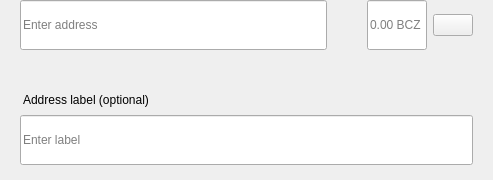
<?xml version="1.0" encoding="UTF-8"?>
<ui version="4.0">
 <class>SendMultiRow</class>
 <widget class="QWidget" name="SendMultiRow">
  <property name="geometry">
   <rect>
    <x>0</x>
    <y>0</y>
    <width>493</width>
    <height>180</height>
   </rect>
  </property>
  <property name="minimumSize">
   <size>
    <width>0</width>
    <height>0</height>
   </size>
  </property>
  <property name="maximumSize">
   <size>
    <width>16777215</width>
    <height>16777215</height>
   </size>
  </property>
  <property name="windowTitle">
   <string>Form</string>
  </property>
  <layout class="QVBoxLayout" name="verticalLayout_3">
   <property name="spacing">
    <number>0</number>
   </property>
   <property name="leftMargin">
    <number>0</number>
   </property>
   <property name="topMargin">
    <number>0</number>
   </property>
   <property name="rightMargin">
    <number>20</number>
   </property>
   <property name="bottomMargin">
    <number>5</number>
   </property>
   <item alignment="Qt::AlignTop">
    <widget class="QWidget" name="widget" native="true">
     <property name="sizePolicy">
      <sizepolicy hsizetype="Expanding" vsizetype="Maximum">
       <horstretch>0</horstretch>
       <verstretch>0</verstretch>
      </sizepolicy>
     </property>
     <property name="minimumSize">
      <size>
       <width>0</width>
       <height>60</height>
      </size>
     </property>
     <property name="maximumSize">
      <size>
       <width>16777215</width>
       <height>85</height>
      </size>
     </property>
     <layout class="QHBoxLayout" name="horizontalLayout" stretch="6,0,2">
      <property name="spacing">
       <number>0</number>
      </property>
      <property name="leftMargin">
       <number>8</number>
      </property>
      <property name="topMargin">
       <number>0</number>
      </property>
      <property name="rightMargin">
       <number>0</number>
      </property>
      <property name="bottomMargin">
       <number>0</number>
      </property>
      <item alignment="Qt::AlignTop">
       <widget class="QStackedWidget" name="stackedAddress">
        <property name="minimumSize">
         <size>
          <width>0</width>
          <height>50</height>
         </size>
        </property>
        <property name="maximumSize">
         <size>
          <width>16777215</width>
          <height>50</height>
         </size>
        </property>
        <widget class="QWidget" name="page_4">
         <property name="sizePolicy">
          <sizepolicy hsizetype="Expanding" vsizetype="Preferred">
           <horstretch>0</horstretch>
           <verstretch>0</verstretch>
          </sizepolicy>
         </property>
         <property name="minimumSize">
          <size>
           <width>0</width>
           <height>50</height>
          </size>
         </property>
         <property name="maximumSize">
          <size>
           <width>16777215</width>
           <height>55</height>
          </size>
         </property>
         <layout class="QVBoxLayout" name="verticalLayout_7">
          <property name="spacing">
           <number>0</number>
          </property>
          <property name="leftMargin">
           <number>12</number>
          </property>
          <property name="topMargin">
           <number>0</number>
          </property>
          <property name="rightMargin">
           <number>0</number>
          </property>
          <property name="bottomMargin">
           <number>0</number>
          </property>
          <item>
           <widget class="QLineEdit" name="lineEditAddress">
            <property name="minimumSize">
             <size>
              <width>0</width>
              <height>50</height>
             </size>
            </property>
            <property name="maximumSize">
             <size>
              <width>16777215</width>
              <height>50</height>
             </size>
            </property>
            <property name="placeholderText">
             <string>Enter address</string>
            </property>
           </widget>
          </item>
         </layout>
        </widget>
        <widget class="QWidget" name="page_3"/>
       </widget>
      </item>
      <item>
       <spacer name="horizontalSpacer_3">
        <property name="orientation">
         <enum>Qt::Horizontal</enum>
        </property>
        <property name="sizeType">
         <enum>QSizePolicy::Fixed</enum>
        </property>
        <property name="sizeHint" stdset="0">
         <size>
          <width>40</width>
          <height>20</height>
         </size>
        </property>
       </spacer>
      </item>
      <item>
       <layout class="QHBoxLayout" name="horizontalLayout_2">
        <property name="spacing">
         <number>6</number>
        </property>
        <item alignment="Qt::AlignTop">
         <widget class="QLineEdit" name="lineEditAmount">
          <property name="sizePolicy">
           <sizepolicy hsizetype="Expanding" vsizetype="Preferred">
            <horstretch>0</horstretch>
            <verstretch>0</verstretch>
           </sizepolicy>
          </property>
          <property name="minimumSize">
           <size>
            <width>0</width>
            <height>50</height>
           </size>
          </property>
          <property name="maximumSize">
           <size>
            <width>16777215</width>
            <height>50</height>
           </size>
          </property>
          <property name="maxLength">
           <number>17</number>
          </property>
          <property name="alignment">
           <set>Qt::AlignLeading|Qt::AlignLeft|Qt::AlignVCenter</set>
          </property>
          <property name="placeholderText">
           <string notr="true">0.00 BCZ</string>
          </property>
         </widget>
        </item>
        <item>
         <layout class="QVBoxLayout" name="verticalLayout">
          <property name="topMargin">
           <number>14</number>
          </property>
          <property name="bottomMargin">
           <number>0</number>
          </property>
          <item alignment="Qt::AlignTop">
           <widget class="QPushButton" name="btnMenu">
            <property name="minimumSize">
             <size>
              <width>0</width>
              <height>0</height>
             </size>
            </property>
            <property name="maximumSize">
             <size>
              <width>16777215</width>
              <height>16777215</height>
             </size>
            </property>
            <property name="focusPolicy">
             <enum>Qt::NoFocus</enum>
            </property>
            <property name="text">
             <string/>
            </property>
           </widget>
          </item>
         </layout>
        </item>
       </layout>
      </item>
     </layout>
    </widget>
   </item>
   <item>
    <widget class="QWidget" name="layoutLabel" native="true">
     <property name="minimumSize">
      <size>
       <width>0</width>
       <height>0</height>
      </size>
     </property>
     <property name="maximumSize">
      <size>
       <width>16777215</width>
       <height>16777215</height>
      </size>
     </property>
     <layout class="QVBoxLayout" name="verticalLayout_9">
      <property name="spacing">
       <number>6</number>
      </property>
      <property name="leftMargin">
       <number>20</number>
      </property>
      <property name="topMargin">
       <number>0</number>
      </property>
      <property name="rightMargin">
       <number>0</number>
      </property>
      <property name="bottomMargin">
       <number>10</number>
      </property>
      <item>
       <spacer name="verticalSpacer">
        <property name="orientation">
         <enum>Qt::Vertical</enum>
        </property>
        <property name="sizeType">
         <enum>QSizePolicy::Fixed</enum>
        </property>
        <property name="sizeHint" stdset="0">
         <size>
          <width>20</width>
          <height>20</height>
         </size>
        </property>
       </spacer>
      </item>
      <item>
       <widget class="QLabel" name="labelSubtitleDescription">
        <property name="styleSheet">
         <string notr="true">margin-bottom:2px;
margin-left:0.05px;
padding:0px;</string>
        </property>
        <property name="text">
         <string>Address label (optional)</string>
        </property>
       </widget>
      </item>
      <item>
       <widget class="QLineEdit" name="lineEditDescription">
        <property name="minimumSize">
         <size>
          <width>0</width>
          <height>50</height>
         </size>
        </property>
        <property name="maximumSize">
         <size>
          <width>16777215</width>
          <height>50</height>
         </size>
        </property>
        <property name="placeholderText">
         <string>Enter label</string>
        </property>
       </widget>
      </item>
     </layout>
    </widget>
   </item>
  </layout>
 </widget>
 <resources/>
 <connections/>
</ui>
